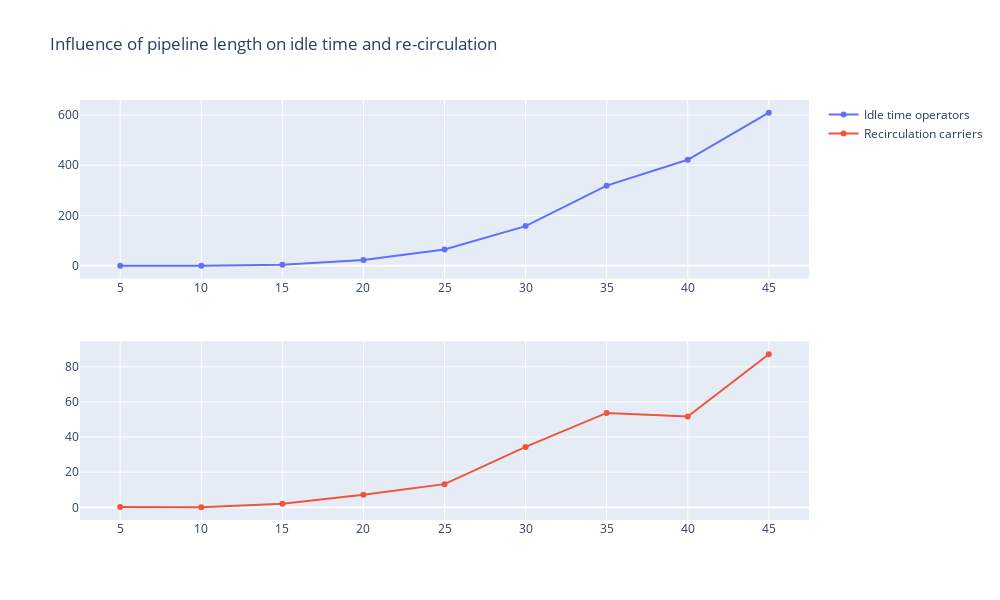

Write notebook code for a chart like this one.
### Code cell
plot_from_dict(diff_pipe_r, 'pipeline length')

### Figure 1 — Plotly figure (JSON) as saved in the notebook; plotly's stock layout.template omitted (floating-point values rounded to 4 significant figures)
{"data": [{"name": "Idle time operators", "type": "scatter", "x": ["5", "10", "15", "20", "25", "30", "35", "40", "45"], "xaxis": "x", "y": [0, 0, 3.96, 22.84, 65.24, 158.0, 318.8, 421.7, 608.9], "yaxis": "y"}, {"name": "Recirculation carriers", "type": "scatter", "x": ["5", "10", "15", "20", "25", "30", "35", "40", "45"], "xaxis": "x2", "y": [0.26, 0.02, 2, 7.16, 13.22, 34.4, 53.76, 51.72, 87.22], "yaxis": "y2"}], "layout": {"height": 600, "title": {"text": "Influence of pipeline length on idle time and re-circulation"}, "width": 1000, "xaxis": {"anchor": "y", "domain": [0, 1]}, "xaxis2": {"anchor": "y2", "domain": [0, 1]}, "yaxis": {"anchor": "x", "domain": [0.575, 1]}, "yaxis2": {"anchor": "x2", "domain": [0, 0.425]}}}
